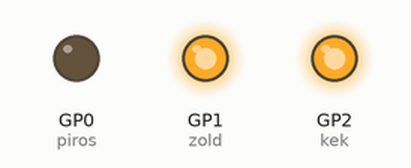
The program below on a simulated Raspberry Pi Pico running MicroPython. Parts: output pins drawn as LEDs (lit = HIGH).

Above: at 1.5 s.
At 4.5 s:
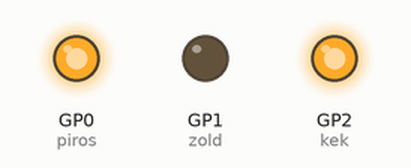
At 11.5 s:
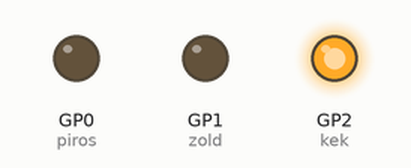
Timing chart, 0 to 12.7 s (numbered marks = the images above):
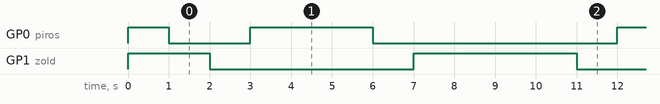

Measured:
- by itself, GP0 (piros): repeats every 9.0 s: HIGH 3.0 s, LOW 6.0 s
- by itself, GP1 (zold): alternates HIGH for 4.0 s and LOW for 5.0 s
- by itself, everything shown: repeats every 9.0 s, in 4 steps

The program:

samu_jelzolampa.py
```python
from machine import Pin

import time

piros = Pin(0, Pin.OUT)
zold = Pin(1, Pin.OUT)
kek = Pin(2, Pin.OUT)
zold.on()
kek.on()
piros.on()
time.sleep(1)
while True:
                piros.off()
                time.sleep(1)
                zold.off()
                time.sleep(1)
                piros.on()
                time.sleep(3)
                piros.off()
                time.sleep(1)
                zold.on()
                time.sleep(3)
```
